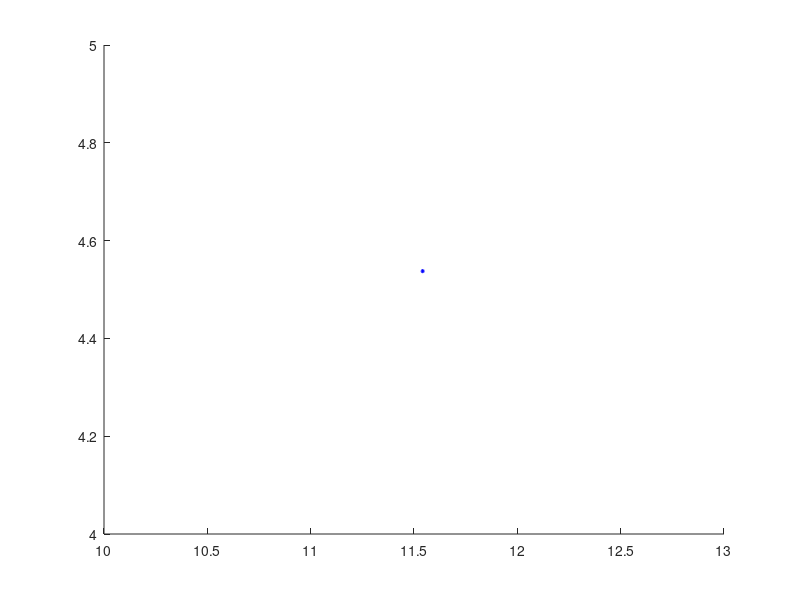

This chart was generated by the following MATLAB code: (Note: this script raises an error after producing the figure.)



% tic; % timer
clear; clc; hold on;
i = 1; % iterator
b = 15; h = 15; % base & height
AP = [b/2 h/2]; % central AP
nSTAs = 4; % number of stations
P_tx = 21; % transmitted power by AP in dBm

draw = 1; % 1 - to plot the room, 0 - to not plot.

k = 5.25;       % attenuation of each wall
W = 0.1467;     % average number of traversed walls per meter
lambda = 2.06;  % attenuation factor
L_o = 54.1200;  % path loss intercept

NSS = 2; % SU spatial streams.
BW = 20; % bandwidth (MHz)

P_rx = zeros(nSTAs,1);         % initialize array received power
distance = zeros(nSTAs,1);     % initialize array distance
coordinates = zeros(nSTAs,2);  % initialize matrix coordinates 

while i <= nSTAs

    % random position generation of STAs
    j = 1;
    xSTA = rand * b; % x random position
    coordinates(i, j) = xSTA;
    j = 2;

    while j == 2
        ySTA = rand * h; % y random position
        coordinates(i, j) = ySTA;
        break;
    end

    if (draw == 1); plot(xSTA, ySTA, "*b", 'MarkerSize', 3); end % plots the STA

    distance(i) = distanceToAP(AP, coordinates(i, 1), coordinates(i, 2));
    P_rx(i) = STAPowerReceived(P_tx, distance(i), lambda, L_o, k, W); % received power

    %fprintf("--------------- STA number %d ---------------\n\n", i);
    %singleSTA_throughput(P_rx(i));

    i = i + 1;
end

distance = sort(distance,'ascend');
P_rx = sort(P_rx,'descend');
drawScenario(draw, b, h, P_rx, distance); 


time = 0;
MaxCycles = 1;
prob_err = 0.25;
TxSTA = zeros(1, nSTAs);
SuccTx = zeros(1, nSTAs);
throughput = zeros(1, nSTAs);

length = 12e3; % packet size (bits)

for i = 1:MaxCycles % TxtoSTA_1 ... TxtoSTA_N-1 TxtoSTA_N || TxtoSTA_1 ... TxtoSTA_N-1 TxtoSTA_N

    for j = 1:nSTAs
        % Ts = TxToSTA(j); % transmition time of each station
        TxSTA(j) = STATransmissionTime(NSS, BW, P_rx(j), length, distance(j));

        if (rand() < prob_err)
            SuccTx(j) = SuccTx(j) + 1; % successful transmissions/cycle in each STA
            % fprintf("The STA number %d had %d error(s)\n", j, SuccTx(j));
        end

        % time -> total time to transmit the packet to all STAs
        time = time + TxSTA(j); % time addition,
    end

end

% Throughput = TxSTA_i * L / suma (TxSTA_j, per tot j)

for s = 1:nSTAs
    throughput(s) = length * (TxSTA(s) / time);
    throughput(s) = throughput(s) / 1E6; % scale bps to Mbps
    fprintf("--- STA number %d --- \n", s);
    fprintf("Throughput = %.6f Mbps \n\n", throughput(s));

end

% toc; % timer
